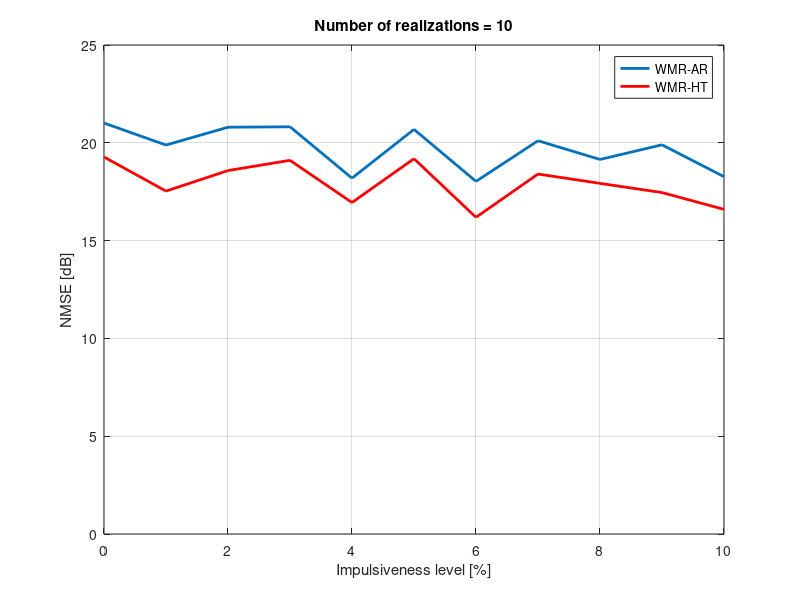

Reproduce this figure in MATLAB.
%-----------------------------------------------------------------------
% Routine for plotting Figure 2(c)
% Author:   Juan Marcos Ramirez Rondon
% Date  :   June, 2017
%
% Ramirez, J. M., & Paredes, J. L. (2014). Robust Sparse Signal Recovery
% Based on Weighted Median Operator. IEEE International Conference on
% Acoustic, Speech, and Signal Processing (ICASSP 2014). pp 1050-1054.
%-----------------------------------------------------------------------
close all;
clear all;

gsim_data = load('rsnr_vs_snr_implevel.dat');
gpar_data = load('rsnr_vs_snr_implevel_parameters.dat');

plot(gsim_data(:,1)*100, gsim_data(:,2), 'LineWidth',2);
hold on;
plot(gsim_data(:,1)*100, gsim_data(:,3), 'r','LineWidth',2);
axis([0 10 0 25]); grid on;
legend('WMR-AR','WMR-HT');
xlabel('Impulsiveness level [%]');
ylabel('NMSE [dB]');
title(['Number of realizations = ' num2str(gpar_data(3))]);